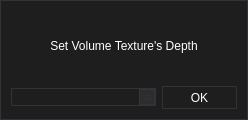
<?xml version="1.0" encoding="UTF-8"?>
<ui version="4.0">
 <class>Create3DDialog</class>
 <widget class="QDialog" name="Create3DDialog">
  <property name="geometry">
   <rect>
    <x>0</x>
    <y>0</y>
    <width>248</width>
    <height>120</height>
   </rect>
  </property>
  <property name="minimumSize">
   <size>
    <width>248</width>
    <height>41</height>
   </size>
  </property>
  <property name="maximumSize">
   <size>
    <width>248</width>
    <height>120</height>
   </size>
  </property>
  <property name="font">
   <font>
    <family>Arial</family>
   </font>
  </property>
  <property name="windowTitle">
   <string>3D Texture</string>
  </property>
  <property name="windowIcon">
   <iconset resource="BMGTexTool.qrc">
    <normaloff>:/BMGTexTool/Resources/TX.png</normaloff>:/BMGTexTool/Resources/TX.png</iconset>
  </property>
  <property name="styleSheet">
   <string notr="true">/*
	Copyright 2013 Emanuel Claesson

	Licensed under the Apache License, Version 2.0 (the &quot;License&quot;);
	you may not use this file except in compliance with the License.
	You may obtain a copy of the License at

		http://www.apache.org/licenses/LICENSE-2.0

	Unless required by applicable law or agreed to in writing, software
	distributed under the License is distributed on an &quot;AS IS&quot; BASIS,
	WITHOUT WARRANTIES OR CONDITIONS OF ANY KIND, either express or implied.
	See the License for the specific language governing permissions and
	limitations under the License.
*/

/*
	COLOR_DARK     = #1e1e1e
	COLOR_MEDIUM   = #2d2d30
	COLOR_MEDLIGHT = #333337
	COLOR_LIGHT    = #FFFFFF
	COLOR_ACCENT   = #3f3f46
*/

* {
	background: #1e1e1e;
	color: #FFFFFF;
	border: 1px solid #333337;
}

QWidget::item:selected {
	background: #3f3f46;
}

QCheckBox, QRadioButton {
	border: none;
}

QRadioButton::indicator, QCheckBox::indicator {
	width: 13px;
	height: 13px;
}

QRadioButton::indicator::unchecked, QCheckBox::indicator::unchecked {
	border: 1px solid #333337;
	background: none;
}

QRadioButton::indicator:unchecked:hover, QCheckBox::indicator:unchecked:hover {
	border: 1px solid #FFFFFF;
}

QRadioButton::indicator::checked, QCheckBox::indicator::checked {
	border: 1px solid #333337;
	background: #333337;
}

QRadioButton::indicator:checked:hover, QCheckBox::indicator:checked:hover {
	border: 1px solid #FFFFFF;
	background: #FFFFFF;
}

QGroupBox {
	margin-top: 6px;
}

QGroupBox::title {
	top: -7px;
	left: 7px;
}

QScrollBar {
	border: 1px solid #686868;
	background: #1e1e1e;
}

QScrollBar:horizontal {
	height: 15px;
	margin: 0px 0px 0px 32px;
}

QScrollBar:vertical {
	width: 15px;
	margin: 32px 0px 0px 0px;
}

QScrollBar::handle {
	background: #2d2d30;
	border: 1px solid #333337;
}

QScrollBar::handle:horizontal {
	border-width: 0px 1px 0px 1px;
}

QScrollBar::handle:vertical {
	border-width: 1px 0px 1px 0px;
}

QScrollBar::handle:horizontal {
	min-width: 20px;
}

QScrollBar::handle:vertical {
	min-height: 20px;
}

QScrollBar::add-line, QScrollBar::sub-line {
	background:#2d2d30;
	border: 1px solid #333337;
	subcontrol-origin: margin;
}

QScrollBar::add-line {
	position: absolute;
}

QScrollBar::add-line:horizontal {
	width: 15px;
	subcontrol-position: left;
	left: 15px;
}

QScrollBar::add-line:vertical {
	height: 15px;
	subcontrol-position: top;
	top: 15px;
}

QScrollBar::sub-line:horizontal {
	width: 15px;
	subcontrol-position: top left;
}

QScrollBar::sub-line:vertical {
	height: 15px;
	subcontrol-position: top;
}

QScrollBar:left-arrow, QScrollBar::right-arrow, QScrollBar::up-arrow, QScrollBar::down-arrow {
	border: 1px solid #333337;
	width: 3px;
	height: 3px;
}

QScrollBar::add-page, QScrollBar::sub-page {
	background: none;
}

QAbstractButton:hover {
	background: #2d2d30;
}

QAbstractButton:pressed {
	background: #333337;
}

QAbstractItemView {
	show-decoration-selected: 1;
	selection-background-color: #3f3f46;
	selection-color: #FFFFFF;
	alternate-background-color: #2d2d30;
}

QHeaderView {
	border: 1px solid #333337;
}

QHeaderView::section {
	background: #1e1e1e;
	border: 1px solid #333337;
	padding: 4px;
}

QHeaderView::section:selected, QHeaderView::section::checked {
	background: #2d2d30;
}

QTableView {
	gridline-color: #333337;
}

QTabBar {
	margin-left: 2px;
}

QTabBar::tab {
	border-radius: 0px;
	padding: 4px;
	margin: 4px;
}

QTabBar::tab:selected {
	background: #2d2d30;
}

QComboBox::down-arrow {
	border: 1px solid #333337;
	background: #2d2d30;
}

QComboBox::drop-down {
	border: 1px solid #333337;
	background: #2d2d30;
}

QComboBox::down-arrow {
	width: 3px;
	height: 3px;
	border: 1px solid #333337;
}

QAbstractSpinBox {
	padding-right: 15px;
}

QAbstractSpinBox::up-button, QAbstractSpinBox::down-button {
	border: 1px solid #333337;
	background: #2d2d30;
	subcontrol-origin: border;
}

QAbstractSpinBox::up-arrow, QAbstractSpinBox::down-arrow {
	width: 3px;
	height: 3px;
	border: 1px solid #333337;
}

QSlider {
	border: none;
}

QSlider::groove:horizontal {
	height: 5px;
	margin: 4px 0px 4px 0px;
}

QSlider::groove:vertical {
	width: 5px;
	margin: 0px 4px 0px 4px;
}

QSlider::handle {
	border: 1px solid #333337;
	background: #2d2d30;
}

QSlider::handle:horizontal {
	width: 15px;
	margin: -4px 0px -4px 0px;
}

QSlider::handle:vertical {
	height: 15px;
	margin: 0px -4px 0px -4px;
}

QSlider::add-page:vertical, QSlider::sub-page:horizontal {
	background: #3f3f46;
}

QSlider::sub-page:vertical, QSlider::add-page:horizontal {
	background: #2d2d30;
}

QLabel {
	border: none;
}

QProgressBar {
	text-align: center;
}

QProgressBar::chunk {
	width: 1px;
	background-color: #3f3f46;
}

QMenu::separator {
	background: #2d2d30;
}</string>
  </property>
  <property name="locale">
   <locale language="English" country="UnitedStates"/>
  </property>
  <layout class="QGridLayout" name="gridLayout">
   <item row="0" column="0" colspan="2">
    <widget class="QLabel" name="label">
     <property name="font">
      <font>
       <family>Arial</family>
      </font>
     </property>
     <property name="text">
      <string>Set Volume Texture's Depth</string>
     </property>
     <property name="alignment">
      <set>Qt::AlignCenter</set>
     </property>
    </widget>
   </item>
   <item row="1" column="0">
    <widget class="QComboBox" name="_comboBox">
     <property name="font">
      <font>
       <family>Arial</family>
      </font>
     </property>
    </widget>
   </item>
   <item row="1" column="1">
    <widget class="QPushButton" name="_okButton">
     <property name="minimumSize">
      <size>
       <width>75</width>
       <height>23</height>
      </size>
     </property>
     <property name="maximumSize">
      <size>
       <width>75</width>
       <height>23</height>
      </size>
     </property>
     <property name="font">
      <font>
       <family>Arial</family>
      </font>
     </property>
     <property name="text">
      <string>OK</string>
     </property>
    </widget>
   </item>
  </layout>
 </widget>
 <resources>
  <include location="BMGTexTool.qrc"/>
 </resources>
 <connections/>
</ui>
